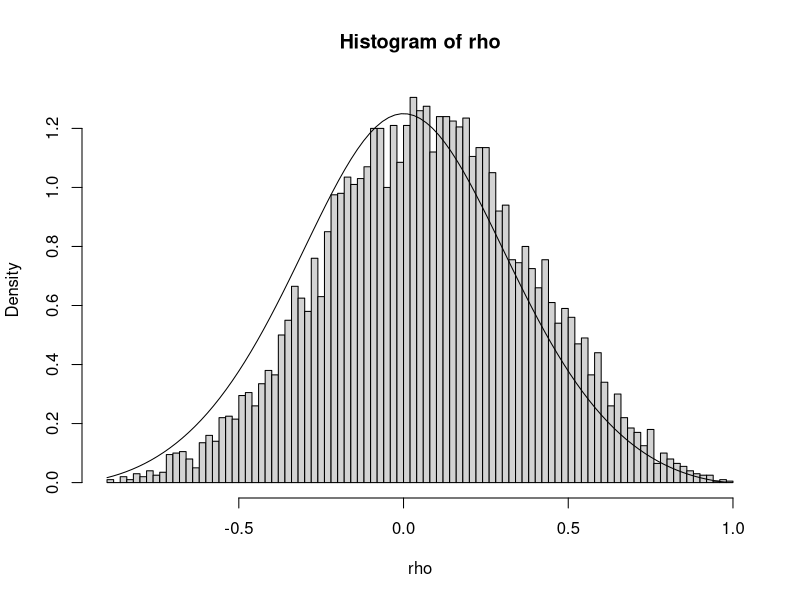
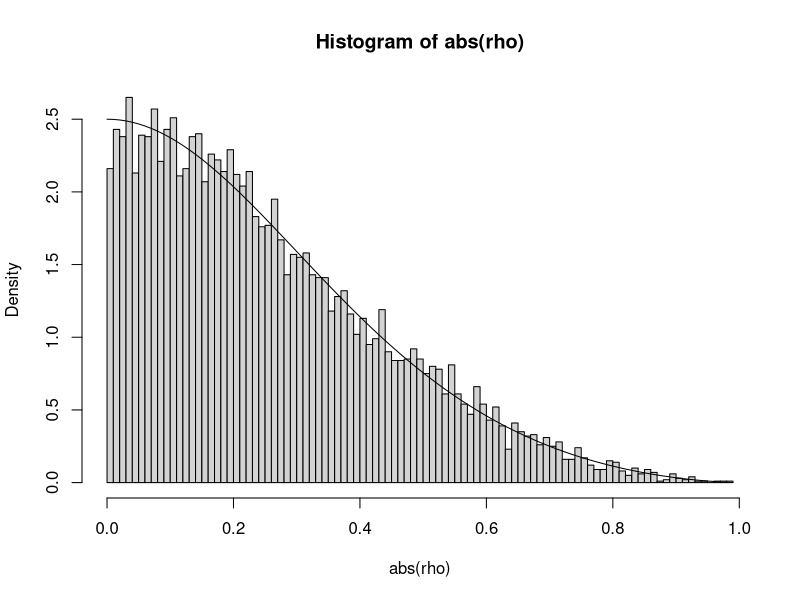
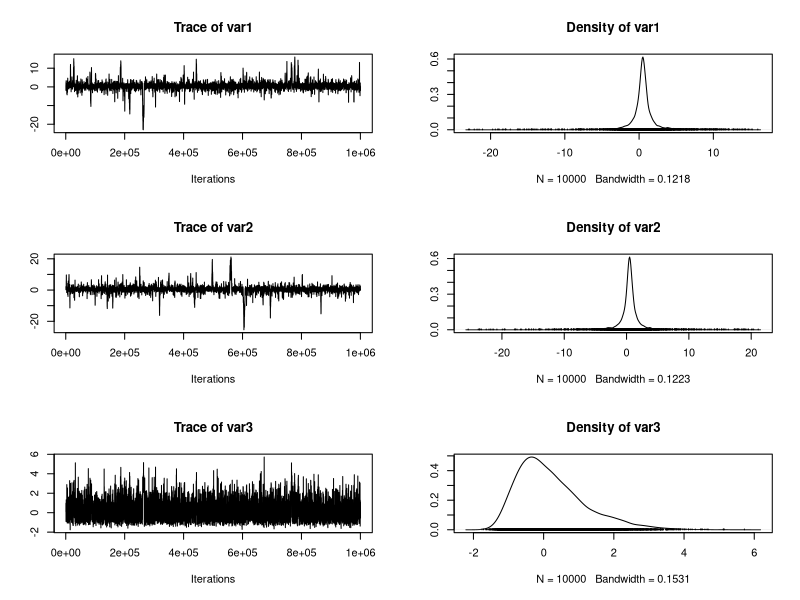
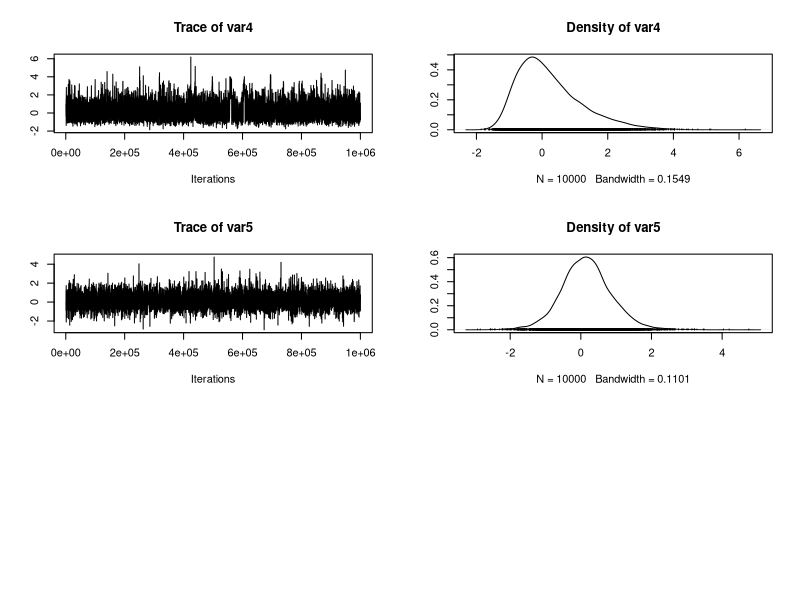
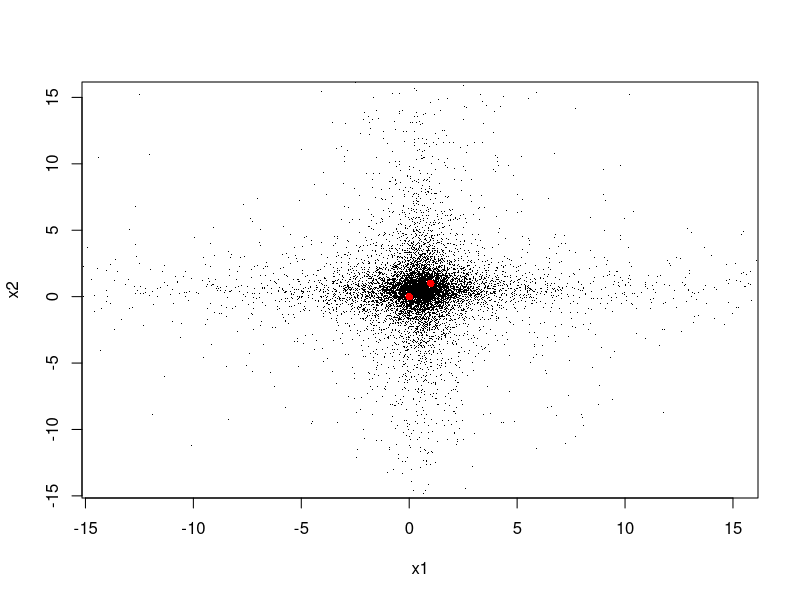
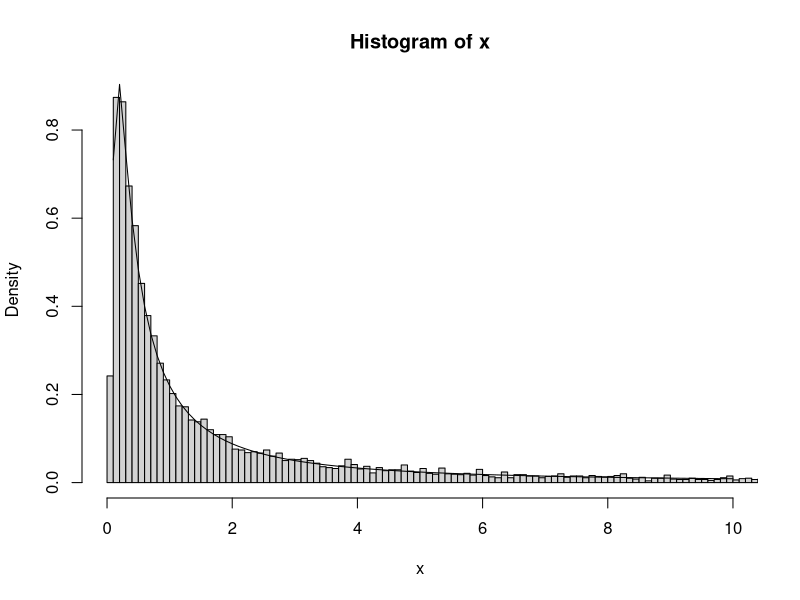

The R script that drew these images, in order: (Note: this script raises an error after producing the figures.)
library(MCMCpack)
library(mvtnorm)

# To observarsjoner fra regresjonsmodellen
x <- rbind(c(0,0),c(1,1))
# posterioritetthet, logistic prior på glogit(rho),
# uniform improper på mu1, mu2 og log(sigma_1), log(sigma_2)
target <- function(theta, x, scale) {
  logPrior <- dlogis(theta[5], scale=scale, log=TRUE)
  mu <- theta[1:2]
  sigma <- exp(theta[3:4])
  rho <- 2*plogis(theta[5]) - 1
  Sigma <- diag(sigma) %*% toeplitz(c(1,rho)) %*% diag(sigma)
  logLik <- dmvnorm(x, mu, Sigma, log=TRUE)
  sum(logLik) + logPrior
}
# Generisk Metropolis-Hastings
s <- .4 # (scale til logistic prior til transformert rho)
chain <- MCMCmetrop1R(target, theta.init=rep(0,5), x=x, mcmc=1e+6, thin=100, scale=s)
# summary stats, merk at mange parametere ikke har endelig forventning
summary(chain)
# Tilbaketransformasjon av posteriori samples av rho
rho <- 2*plogis(chain[,5])-1
hist(rho, breaks=100, prob=TRUE)
# prior til rho
curve(2*((1-rho)/(rho+1))^(1/s)/(s*(1+((1-rho)/(rho+1))^(1/s))^2*(1-rho^2)), xname="rho", add=TRUE)
# posteriorifordeling til abs(rho)
hist(abs(rho),breaks=100, prob=TRUE)
# prior til abs(rho)
curve(4*((1-rho)/(rho+1))^(1/s)/(s*(1+((1-rho)/(rho+1))^(1/s))^2*(1-rho^2)), xname="rho", add=TRUE)
# trace-plot
plot(chain)
predictivesample <- function(theta) {
  mu <- theta[1:2]
  sigma <- exp(theta[3:4])
  rho <- 2*plogis(theta[5]) - 1
  Sigma <- diag(sigma) %*% toeplitz(c(1,rho)) %*% diag(sigma)
  c(x=rmvnorm(1, mu, Sigma), beta=c(mu[2] - Sigma[2,1]/Sigma[1,1]*mu[1],Sigma[2,1]/Sigma[1,1]))
}
xpredict <- t(apply(chain, 1, predictivesample))
# Predictiv tetthet til x_3
plot(xpredict[,1:2], pch=".", xlim=c(-14,15), ylim=c(-14,15))
# Observasjonene
points(x[,1],x[,2],col="red",pch=16)
# Sjekk av konsistens
mean(xpredict[,1]<0)
mean(xpredict[,1]<1)
mean(xpredict[,2]<0)
mean(xpredict[,2]<1)
hist.trunc <- function(x, trunc=20, by=1) {
  hist(x, breaks=seq(0, max(x)+by, by=by), xlim=c(0,trunc), prob=TRUE)
}
# posteriori til sigma_1^2
hist.trunc(exp(chain[,3])^2, 10, .1)
# lik invers gamma som forventet
curve(dinvgamma(x, shape=1/2, scale=1/4), add=TRUE)


#Berger & sun 2008, Accept-Reject bivariate normal
alg<-function(datamat, nsamples){
  x <- t(datamat)
  n <- ncol(x)
  s11 <- sum((x[1,] - mean(x[1,]))^2)
  s22 <- sum((x[2,] - mean(x[2,]))^2)
  s12 <- sum( t(x[1,] - mean(x[1,])) %*% (x[2,] - mean(x[2,])) )
  mean_1<-mean(x[1,])
  mean_2<-mean(x[2,])
  S_mat <- matrix(data=c(s11,s12,s12,s22), nrow=2)
  
  samp_rho<-c()
  samp_sigma1<-c()
  samp_sigma2<-c()
  samp_mu1<-c()
  samp_mu2<-c()
  
  z<-0
  while(z<nsamples){
    prop <- riwish(n-1, S_mat) #Uses different parametrization than in Berger & Sun (input S instead of S^-1)
    rho <- prop[1,2]/(sqrt(prop[1,1]) * sqrt(prop[2,2]))
    rej_bound <- (1 - (rho^2))^(3/2)
    m<-runif(1)
    if(m <= rej_bound){
      samp_rho<-append(samp_rho, rho)
      samp_sigma1<-append(samp_sigma1, sqrt(prop[1,1]))
      samp_sigma2<-append(samp_sigma2, sqrt(prop[2,2]))
      z <- z+1
    }
  }
  
  rhoest<-mean(samp_rho)
  sigma1est<-mean(samp_sigma1)
  sigma2est<-mean(samp_sigma2)
  Sigma<-matrix(data=c(sigma1est^2, rhoest*sigma1est*sigma2est, rhoest*sigma1est*sigma2est, sigma2est^2), nrow=2)
  mu<-rmvnorm(nsamples, c(mean_1, mean_2), sigma=Sigma/nsamples)
  
  return(cbind(samp_rho, samp_sigma1, samp_sigma2, mu[,1], mu[,2]))
}

n<-10000
#data<-rmvnorm(3, mean=rep(0, 2), sigma=matrix(data=c(1,0.5,0.5,1), nrow=2))
data<-rmvnorm(3, mean=meanvec, sigma=Sigma)
a<-alg(data, n) # simulates rho, sigma1, sigma2, mu1, mu2
plot(data, col="red")


hist(a[,1]) #rho
hist(a[,2], breaks=1000) #sigma1
hist(a[,3], breaks=1000) #sigma2
hist(a[,4], breaks=1000) #mu1
hist(a[,5], breaks=1000) #mu2

#Check means
mean(a[,1])
mean(a[,2])
mean(a[,3])
mean(a[,4])
mean(a[,5])

#Simulating sample from predictive distribution (not yet reparametrized)
predsims<-10000
predsamp<-function(theta){
  var_11<-theta[2]^2  
  var_21<-theta[1]*theta[2]*theta[3]
  var_22<-theta[3]^2
  Sigma<-matrix(data=c(var_11,var_21,var_21,var_22), nrow=2)
  rmvnorm(predsims, c(theta[4], theta[5]), sigma=Sigma)
}

#Prediktiv tetthet
b<-t(apply(a, 1, FUN=predsamp))
plot(b[,1], b[,2], xlab="x", ylab="y", ylim=c(-20, 20), xlim=c(-20, 20))
points(data, col="red")

sorted1<-sort(data[,1], decreasing=TRUE)
sorted2<-sort(data[,2], decreasing=TRUE)

mean(ifelse(b[,1]>sorted1[1], 1, 0))
mean(ifelse(b[,1]>sorted1[2], 1, 0))
mean(ifelse(b[,1]>sorted1[3], 1, 0))
mean(ifelse(b[,1]>sorted1[4], 1, 0))

mean(ifelse(b[,2]>sorted2[1], 1, 0))
mean(ifelse(b[,2]>sorted2[2], 1, 0))
mean(ifelse(b[,2]>sorted2[3], 1, 0))
mean(ifelse(b[,2]>sorted2[4], 1, 0))

#New try sampling only rho

alg1<-function(datamat, nsamples){
  x <- t(datamat)
  n <- ncol(x)
  s11 <- sum((x[1,] - mean(x[1,]))^2)
  s22 <- sum((x[2,] - mean(x[2,]))^2)
  s12 <- sum( t(x[1,] - mean(x[1,])) %*% (x[2,] - mean(x[2,])) )
  mean_1<-mean(x[1,])
  mean_2<-mean(x[2,])
  S_mat <- matrix(data=c(s11,s12,s12,s22), nrow=2)
  
  samp_rho<-c()
  
  z<-0
  while(z<nsamples){
    prop <- riwish(n-1, S_mat) #Uses different parametrization than in Berger & Sun (input S instead of S^-1)
    rho <- prop[1,2]/(sqrt(prop[1,1]) * sqrt(prop[2,2]))
    rej_bound <- (1 - (rho^2))^(3/2)
    m<-runif(1)
    if(m <= rej_bound){
      samp_rho<-append(samp_rho, rho)
      z <- z+1
    }
  }
  return(samp_rho)
}


mean_1 <- 1
mean_2 <- -1
sigma_1 <- 1
sigma_2 <- 1
rho <- 0.5

meanvec<-c(mean_1, mean_2)
Sigma <- matrix(data=c(sigma_1,sigma_1*sigma_2*rho,sigma_1*sigma_2*rho,sigma_2), nrow=2)


n<-10000
data<-rmvnorm(9, mean=meanvec, sigma=Sigma)
a<-alg1(data, n) # simulates rho, sigma1, sigma2, mu1, mu2
plot(data, col="red")

predsims1<-10000
predsamp1<-function(rho1){
  Sigma1 <- matrix(data=c(sigma_1,sigma_1*sigma_2*rho1,sigma_1*sigma_2*rho1,sigma_2), nrow=2)
  rmvnorm(predsims1, c(mean_1, mean_2), sigma=Sigma1)
}

b<-t(apply(as.matrix(a), 1, FUN=predsamp1))

sorted1<-sort(data[,1], decreasing=TRUE)
sorted2<-sort(data[,2], decreasing=TRUE)

mean(ifelse(b[,1]>sorted1[1], 1, 0))
mean(ifelse(b[,1]>sorted1[2], 1, 0))
mean(ifelse(b[,1]>sorted1[3], 1, 0))

mean(ifelse(b[,2]>sorted2[1], 1, 0))
mean(ifelse(b[,2]>sorted2[2], 1, 0))
mean(ifelse(b[,2]>sorted2[3], 1, 0))

#Sample rho and other parameters
n<-20000
holder <- rlogis(n,0,1) #prior from berger sun

rho <- 2*plogis(holder)-1
rho[rho>0.99]

#rho<-seq(from=-0.99, to=0.99, length.out=n)
rho<-runif(n, min=-0.98, max=0.98)
hist(rho)

mu_1 <- 2
mu_2 <- -2
sigma_1 <- 1
sigma_2 <- 1

#Sampling data

meanvec<-c(mu_1, mu_2)
m<-5
x_1<-c()
x_2<-c()

for(i in 1:n){
  Sigma <- matrix(data=c(sigma_1^2,sigma_1*sigma_2*rho[i],sigma_1*sigma_2*rho[i],sigma_2^2), nrow=2)
  a <- rmvnorm(m, mean=meanvec, sigma=Sigma)
  x_1 <- append(a[,1], x_1)
  x_2 <- append(a[,2], x_2)
}

x <- cbind(x_1, x_2)

a_1<-0
a_2<-0
a_3<-0
a_4<-0
a_5<-0
b_1<-0
b_2<-0
b_3<-0
b_4<-0
b_5<-0

parasims<-300
predsims<-300
it<-floor(n/m)

for (i in 1:(it)){
  newdata<-x[((i-1)*m+1):(i*m),]
  wadup<-alg(newdata,parasims)
  sims<-apply(as.matrix(wadup), 1, FUN=predsamp)
  
  sorted_1<-sort(newdata[,1], decreasing=TRUE)
  sorted_2<-sort(newdata[,2], decreasing=TRUE)
  
  a_1 <- a_1 + sum(ifelse(sims[1:predsims,]>sorted_1[1], 1, 0))
  a_2 <- a_2 + sum(ifelse(sims[1:predsims,]>sorted_1[2], 1, 0))
  a_3 <- a_3 + sum(ifelse(sims[1:predsims,]>sorted_1[3], 1, 0))
  a_4 <- a_4 + sum(ifelse(sims[1:predsims,]>sorted_1[4], 1, 0))
  a_5 <- a_5 + sum(ifelse(sims[1:predsims,]>sorted_1[5], 1, 0))
  
  b_1 <- b_1 + sum(ifelse(sims[(predsims+1):(predsims*2),]>sorted_2[1], 1, 0))
  b_2 <- b_2 + sum(ifelse(sims[(predsims+1):(predsims*2),]>sorted_2[2], 1, 0))
  b_3 <- b_3 + sum(ifelse(sims[(predsims+1):(predsims*2),]>sorted_2[3], 1, 0))
  b_4 <- b_4 + sum(ifelse(sims[(predsims+1):(predsims*2),]>sorted_2[4], 1, 0))
  b_5 <- b_5 + sum(ifelse(sims[(predsims+1):(predsims*2),]>sorted_2[5], 1, 0))
  
  print(i)
}

tot_comb<-it*parasims*predsims
c(a_1, a_2, a_3, a_4, a_5)/tot_comb #amount of x_pred_n+1 above each observed x_i up to n
c(b_1, b_2, b_3, b_4, b_5)/tot_comb #amount of y_pred_n+1 above each observed y_i up to n
seq(from=1/(m+1), to=m/(m+1), by=1/(m+1)) #Expected under 
